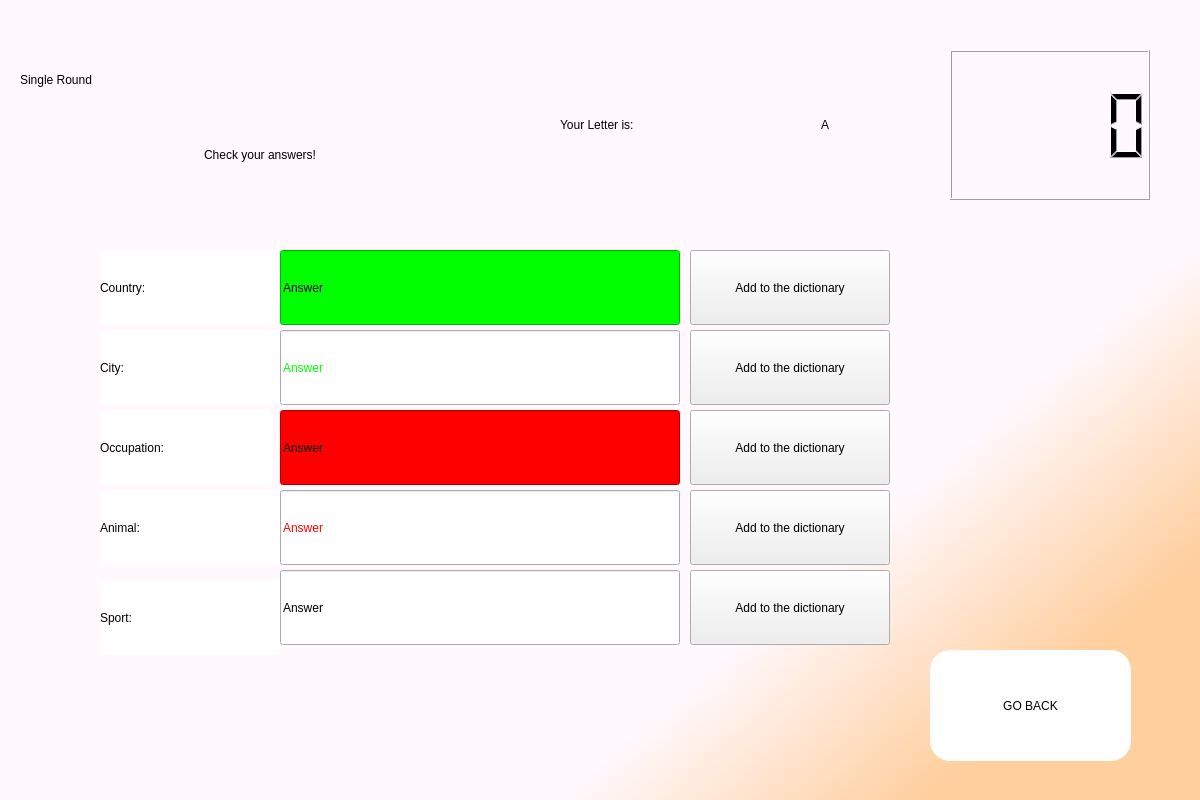
<?xml version="1.0" encoding="UTF-8"?>
<ui version="4.0">
 <class>menuUI</class>
 <widget class="QDialog" name="menuUI">
  <property name="geometry">
   <rect>
    <x>0</x>
    <y>0</y>
    <width>1200</width>
    <height>800</height>
   </rect>
  </property>
  <property name="windowTitle">
   <string>Dialog</string>
  </property>
  <widget class="QWidget" name="background" native="true">
   <property name="geometry">
    <rect>
     <x>0</x>
     <y>0</y>
     <width>1200</width>
     <height>800</height>
    </rect>
   </property>
   <property name="styleSheet">
    <string notr="true">QWidget#background{
background-color:qlineargradient(spread:pad, x1:0.652, y1:0.75, x2:0.845771, y2:0.898, stop:0 rgba(255, 249, 254, 255), stop:1 rgba(255, 207, 158, 255));}</string>
   </property>
   <widget class="QLabel" name="label">
    <property name="geometry">
     <rect>
      <x>20</x>
      <y>0</y>
      <width>480</width>
      <height>160</height>
     </rect>
    </property>
    <property name="styleSheet">
     <string notr="true">font: 50pt &quot;Bauhaus 93&quot;;

color: black;</string>
    </property>
    <property name="text">
     <string>Single Round</string>
    </property>
   </widget>
   <widget class="QLCDNumber" name="timer">
    <property name="geometry">
     <rect>
      <x>950</x>
      <y>50</y>
      <width>200</width>
      <height>150</height>
     </rect>
    </property>
   </widget>
   <widget class="QLabel" name="label_2">
    <property name="geometry">
     <rect>
      <x>560</x>
      <y>75</y>
      <width>190</width>
      <height>100</height>
     </rect>
    </property>
    <property name="styleSheet">
     <string notr="true">font: 18pt &quot;Gill Sans Ultra Bold Condensed&quot;;</string>
    </property>
    <property name="text">
     <string>Your Letter is:</string>
    </property>
   </widget>
   <widget class="QLabel" name="currentLetterDisplay">
    <property name="geometry">
     <rect>
      <x>775</x>
      <y>75</y>
      <width>100</width>
      <height>100</height>
     </rect>
    </property>
    <property name="styleSheet">
     <string notr="true">font: 48pt &quot;Arial Rounded MT Bold&quot;;</string>
    </property>
    <property name="text">
     <string>A</string>
    </property>
    <property name="alignment">
     <set>Qt::AlignCenter</set>
    </property>
   </widget>
   <widget class="QLabel" name="label_4">
    <property name="geometry">
     <rect>
      <x>100</x>
      <y>250</y>
      <width>180</width>
      <height>75</height>
     </rect>
    </property>
    <property name="styleSheet">
     <string notr="true">font: 20pt &quot;Gill Sans Ultra Bold Condensed&quot;;
background-color:white;
border-color: rgb(0, 0, 0);</string>
    </property>
    <property name="text">
     <string>Country:</string>
    </property>
   </widget>
   <widget class="QLabel" name="label_5">
    <property name="geometry">
     <rect>
      <x>100</x>
      <y>330</y>
      <width>180</width>
      <height>75</height>
     </rect>
    </property>
    <property name="styleSheet">
     <string notr="true">font: 20pt &quot;Gill Sans Ultra Bold Condensed&quot;;
background-color:white;
border-color: rgb(0, 0, 0);</string>
    </property>
    <property name="text">
     <string>City:</string>
    </property>
   </widget>
   <widget class="QLabel" name="label_6">
    <property name="geometry">
     <rect>
      <x>100</x>
      <y>410</y>
      <width>171</width>
      <height>75</height>
     </rect>
    </property>
    <property name="styleSheet">
     <string notr="true">font: 20pt &quot;Gill Sans Ultra Bold Condensed&quot;;
background-color:white;
border-color: rgb(0, 0, 0);</string>
    </property>
    <property name="text">
     <string>Occupation:</string>
    </property>
   </widget>
   <widget class="QLabel" name="label_7">
    <property name="geometry">
     <rect>
      <x>100</x>
      <y>580</y>
      <width>180</width>
      <height>75</height>
     </rect>
    </property>
    <property name="styleSheet">
     <string notr="true">font: 20pt &quot;Gill Sans Ultra Bold Condensed&quot;;
background-color:white;
border-color: rgb(0, 0, 0);</string>
    </property>
    <property name="text">
     <string>Sport:</string>
    </property>
   </widget>
   <widget class="QLabel" name="label_8">
    <property name="geometry">
     <rect>
      <x>100</x>
      <y>490</y>
      <width>180</width>
      <height>75</height>
     </rect>
    </property>
    <property name="styleSheet">
     <string notr="true">font: 20pt &quot;Gill Sans Ultra Bold Condensed&quot;;
background-color:white;
border-color: rgb(0, 0, 0);</string>
    </property>
    <property name="text">
     <string>Animal:</string>
    </property>
   </widget>
   <widget class="QLineEdit" name="countryInput">
    <property name="geometry">
     <rect>
      <x>280</x>
      <y>250</y>
      <width>400</width>
      <height>75</height>
     </rect>
    </property>
    <property name="styleSheet">
     <string notr="true">border-color: rgb(0, 0, 0);
font: 75 20pt &quot;Gill Sans MT&quot;;
background-color: rgb(0, 255, 0)</string>
    </property>
    <property name="text">
     <string>Answer</string>
    </property>
    <property name="readOnly">
     <bool>true</bool>
    </property>
   </widget>
   <widget class="QLineEdit" name="cityInput">
    <property name="geometry">
     <rect>
      <x>280</x>
      <y>330</y>
      <width>400</width>
      <height>75</height>
     </rect>
    </property>
    <property name="styleSheet">
     <string notr="true">font: 75 20pt &quot;Gill Sans MT&quot;;
color: rgb(0, 255, 0);</string>
    </property>
    <property name="text">
     <string>Answer</string>
    </property>
    <property name="readOnly">
     <bool>true</bool>
    </property>
   </widget>
   <widget class="QLineEdit" name="occupationInput">
    <property name="geometry">
     <rect>
      <x>280</x>
      <y>410</y>
      <width>400</width>
      <height>75</height>
     </rect>
    </property>
    <property name="styleSheet">
     <string notr="true">font: 75 20pt &quot;Gill Sans MT&quot;;
background-color: rgb(255, 0, 0);</string>
    </property>
    <property name="text">
     <string>Answer</string>
    </property>
    <property name="readOnly">
     <bool>true</bool>
    </property>
   </widget>
   <widget class="QLineEdit" name="animalInput">
    <property name="geometry">
     <rect>
      <x>280</x>
      <y>490</y>
      <width>400</width>
      <height>75</height>
     </rect>
    </property>
    <property name="styleSheet">
     <string notr="true">font: 75 20pt &quot;Gill Sans MT&quot;;
color: rgb(255, 0, 0);</string>
    </property>
    <property name="text">
     <string>Answer</string>
    </property>
    <property name="readOnly">
     <bool>true</bool>
    </property>
   </widget>
   <widget class="QLineEdit" name="sportInput">
    <property name="geometry">
     <rect>
      <x>280</x>
      <y>570</y>
      <width>400</width>
      <height>75</height>
     </rect>
    </property>
    <property name="styleSheet">
     <string notr="true">font: 75 20pt &quot;Gill Sans MT&quot;;</string>
    </property>
    <property name="text">
     <string>Answer</string>
    </property>
    <property name="readOnly">
     <bool>true</bool>
    </property>
   </widget>
   <widget class="QPushButton" name="okButton">
    <property name="geometry">
     <rect>
      <x>930</x>
      <y>650</y>
      <width>201</width>
      <height>111</height>
     </rect>
    </property>
    <property name="styleSheet">
     <string notr="true">font: 14pt &quot;Gill Sans Ultra Bold Condensed&quot;;
border-radius:20px;
background-color:white;
border-color:black;</string>
    </property>
    <property name="text">
     <string>GO BACK</string>
    </property>
   </widget>
   <widget class="QPushButton" name="addCountryButton">
    <property name="geometry">
     <rect>
      <x>690</x>
      <y>250</y>
      <width>200</width>
      <height>75</height>
     </rect>
    </property>
    <property name="styleSheet">
     <string notr="true">font: 12pt &quot;Gill Sans MT&quot;;</string>
    </property>
    <property name="text">
     <string>Add to the dictionary</string>
    </property>
   </widget>
   <widget class="QPushButton" name="addCityButton">
    <property name="geometry">
     <rect>
      <x>690</x>
      <y>330</y>
      <width>200</width>
      <height>75</height>
     </rect>
    </property>
    <property name="styleSheet">
     <string notr="true">font: 12pt &quot;Gill Sans MT&quot;;</string>
    </property>
    <property name="text">
     <string>Add to the dictionary</string>
    </property>
   </widget>
   <widget class="QPushButton" name="addOccupationButton">
    <property name="geometry">
     <rect>
      <x>690</x>
      <y>410</y>
      <width>200</width>
      <height>75</height>
     </rect>
    </property>
    <property name="styleSheet">
     <string notr="true">font: 12pt &quot;Gill Sans MT&quot;;</string>
    </property>
    <property name="text">
     <string>Add to the dictionary</string>
    </property>
   </widget>
   <widget class="QPushButton" name="addAnimalButton">
    <property name="geometry">
     <rect>
      <x>690</x>
      <y>490</y>
      <width>200</width>
      <height>75</height>
     </rect>
    </property>
    <property name="styleSheet">
     <string notr="true">font: 12pt &quot;Gill Sans MT&quot;;</string>
    </property>
    <property name="text">
     <string>Add to the dictionary</string>
    </property>
   </widget>
   <widget class="QPushButton" name="addSportButton">
    <property name="geometry">
     <rect>
      <x>690</x>
      <y>570</y>
      <width>200</width>
      <height>75</height>
     </rect>
    </property>
    <property name="styleSheet">
     <string notr="true">font: 12pt &quot;Gill Sans MT&quot;;</string>
    </property>
    <property name="text">
     <string>Add to the dictionary</string>
    </property>
   </widget>
   <widget class="QLabel" name="label_3">
    <property name="geometry">
     <rect>
      <x>20</x>
      <y>129</y>
      <width>480</width>
      <height>51</height>
     </rect>
    </property>
    <property name="styleSheet">
     <string notr="true">font: 18pt &quot;Gill Sans Ultra Bold Condensed&quot;;</string>
    </property>
    <property name="text">
     <string>Check your answers!</string>
    </property>
    <property name="alignment">
     <set>Qt::AlignCenter</set>
    </property>
   </widget>
  </widget>
 </widget>
 <resources/>
 <connections/>
</ui>
